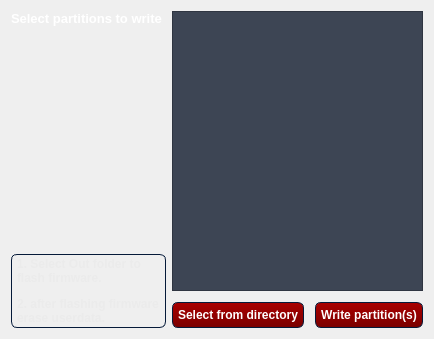
        <widget class="QWidget" name="writetab">
         <attribute name="title">
          <string>Write partition(s)</string>
         </attribute>
         <layout class="QHBoxLayout" name="horizontalLayout_10">
          <item>
           <layout class="QVBoxLayout" name="verticalLayout_15">
            <item>
             <widget class="QLabel" name="writetitle">
              <property name="sizePolicy">
               <sizepolicy hsizetype="Preferred" vsizetype="Fixed">
                <horstretch>0</horstretch>
                <verstretch>0</verstretch>
               </sizepolicy>
              </property>
              <property name="minimumSize">
               <size>
                <width>0</width>
                <height>20</height>
               </size>
              </property>
              <property name="styleSheet">
               <string notr="true">/*-----QLabel-----*/
QLabel
{
	background-color: transparent;
	color: #ffffff;
	font-weight: bold;

}


QLabel::disabled
{
	background-color: transparent;
	color: #898988;

}
</string>
              </property>
              <property name="text">
               <string>&lt;html&gt;&lt;head/&gt;&lt;body&gt;&lt;p&gt;&lt;span style=&quot; font-size:10pt; color:#ffffff;&quot;&gt;Select partitions to write&lt;/span&gt;&lt;/p&gt;&lt;/body&gt;&lt;/html&gt;</string>
              </property>
              <property name="alignment">
               <set>Qt::AlignLeading|Qt::AlignLeft|Qt::AlignTop</set>
              </property>
             </widget>
            </item>
            <item>
             <spacer name="verticalSpacer_9">
              <property name="orientation">
               <enum>Qt::Vertical</enum>
              </property>
              <property name="sizeHint" stdset="0">
               <size>
                <width>20</width>
                <height>40</height>
               </size>
              </property>
             </spacer>
            </item>
            <item>
             <widget class="QLabel" name="label_9">
              <property name="styleSheet">
               <string notr="true">	border-style: solid;
	border-width: 1px;
	border-radius: 6px;
	border-color: #051a39;
	padding: 2px;
	color:  rgb(235, 235, 235);
	font-weight: bold;</string>
              </property>
              <property name="text">
               <string>&lt;html&gt;&lt;head/&gt;&lt;body&gt;&lt;p&gt;1. Select Out folder to &lt;br/&gt;flash firmware.&lt;/p&gt;&lt;p&gt;2. after flashing firmware &lt;br/&gt;erase userdata.&lt;/p&gt;&lt;/body&gt;&lt;/html&gt;</string>
              </property>
             </widget>
            </item>
           </layout>
          </item>
          <item>
           <layout class="QVBoxLayout" name="verticalLayout_14">
            <item>
             <widget class="QScrollArea" name="writepartitionList">
              <property name="sizePolicy">
               <sizepolicy hsizetype="Expanding" vsizetype="MinimumExpanding">
                <horstretch>0</horstretch>
                <verstretch>0</verstretch>
               </sizepolicy>
              </property>
              <property name="minimumSize">
               <size>
                <width>0</width>
                <height>280</height>
               </size>
              </property>
              <property name="styleSheet">
               <string notr="true">/*-----QCheckBox-----*/
QCheckBox{
	background-color: transparent;
	font-weight: bold;
	color: #fff;

}


QCheckBox::indicator
{
    color: #b1b1b1;
    background-color: rgb(72, 76, 88);
    border: 2px solid rgb(163, 167, 178);
    width: 12px;
    height: 12px;
	border-radius: 8px;

}


QCheckBox::indicator:checked
{
    border: 1px solid #323232;
	border-radius: 7px;
	background-color: rgb(255, 201, 38);
}


QCheckBox::indicator:unchecked:hover
{
    border: 2px solid rgb(255, 201, 38);

}


QCheckBox::disabled
{
	color: #656565;

}


QCheckBox::indicator:disabled
{
	background-color: #656565;
	color: #656565;
    border: 1px solid #656565;

}



/*-----QWidget-----*/
QWidget
{
	background-color: rgb(61, 69, 84);
	color: #ffffff;
	border-color: #051a39;

}


/*-----QPushButton-----*/
QPushButton
{
	background-color: qlineargradient(spread:repeat, x1:0.486, y1:0, x2:0.505, y2:1, stop:0.00480769 rgba(170, 0, 0, 255),stop:1 rgba(122, 0, 0, 255));
	color: #ffffff;
	font-weight: bold;
	border-style: solid;
	border-width: 1px;
	border-radius: 6px;
	border-color: #051a39;
	padding: 5px;
	width: 80px;
	height: 12px;

}



QPushButton::hover
{
	background-color: #9c0000;
	color: #ffffff;
	border-style: solid;
	border-width: 1px;
	border-radius: 6px;
	border-color: #051a39;
	padding: 5px;

}

QPushButton::disabled
{
	background-color: #404040;
	color: #656565;
	border-color: #051a39;

}


QPushButton::pressed
{
	background-color: #880000;
	color: #ffffff;
	border-style: solid;
	border-width: 2px;
	border-radius: 6px;
	border-color: #000000;
	padding: 5px;

}








/*-----QLineEdit-----*/
QLineEdit
{
	background-color: #000000;
	color: rgb(255, 175, 56);
	font-weight: bold;
    border: 1px solid #333333;
	padding: 4px;
	border-radius: 6px;
}


QLineEdit:hover
{
    border: 1.5px solid rgb(164, 0, 0);

}


QLineEdit::disabled
{
	background-color: #404040;
	color: #656565;
	border-width: 1px;
	border-color: #051a39;
	padding: 2px;

}

/*-----QScrollBar-----*/
QScrollBar:horizontal
{
    border: 1px solid #222222;
    background-color: #63676d;
    height: 18px;
    margin: 0px 18px 0 18px;

}


QScrollBar::handle:horizontal
{
    background-color: #a6acb3;
	border: 1px solid #656565;
	border-radius: 2px;
    min-height: 20px;

}


QScrollBar::add-line:horizontal
{
    border: 1px solid #1b1b19;
    background-color: #a6acb3;
    width: 18px;
    subcontrol-position: right;
    subcontrol-origin: margin;

}


QScrollBar::sub-line:horizontal
{
    border: 1px solid #1b1b19;
    background-color: #a6acb3;
    width: 18px;
    subcontrol-position: left;
    subcontrol-origin: margin;

}


QScrollBar::right-arrow:horizontal
{
    image: url(://arrow-right.png);
    width: 8px;
    height: 8px;

}


QScrollBar::left-arrow:horizontal
{
    image: url(://arrow-left.png);
    width: 8px;
    height: 8px;

}


QScrollBar::add-page:horizontal, QScrollBar::sub-page:horizontal
{
    background: none;

}


QScrollBar:vertical
{
    background-color: #63676d;
    width: 18px;
    margin: 18px 0 18px 0;
    border: 1px solid #222222;

}


QScrollBar::handle:vertical
{
    background-color: #a6acb3;
	border: 1px solid #656565;
	border-radius: 2px;
    min-height: 20px;

}


QScrollBar::add-line:vertical
{
    border: 1px solid #1b1b19;
    background-color: #a6acb3;
    height: 18px;
    subcontrol-position: bottom;
    subcontrol-origin: margin;

}


QScrollBar::sub-line:vertical
{
    border: 1px solid #1b1b19;
    background-color: #a6acb3;
    height: 18px;
    subcontrol-position: top;
    subcontrol-origin: margin;

}


QScrollBar::up-arrow:vertical
{
    image: url(://arrow-up.png);
    width: 8px;
    height: 8px;

}


QScrollBar::down-arrow:vertical
{
    image: url(://arrow-down.png);
    width: 8px;
    height: 8px;

}


QScrollBar::add-page:vertical, QScrollBar::sub-page:vertical
{
    background: none;

}




</string>
              </property>
              <property name="verticalScrollBarPolicy">
               <enum>Qt::ScrollBarAsNeeded</enum>
              </property>
              <property name="horizontalScrollBarPolicy">
               <enum>Qt::ScrollBarAsNeeded</enum>
              </property>
              <property name="sizeAdjustPolicy">
               <enum>QAbstractScrollArea::AdjustToContentsOnFirstShow</enum>
              </property>
              <property name="widgetResizable">
               <bool>true</bool>
              </property>
              <widget class="QWidget" name="scrollAreaWidgetContents_2">
               <property name="geometry">
                <rect>
                 <x>0</x>
                 <y>0</y>
                 <width>695</width>
                 <height>306</height>
                </rect>
               </property>
              </widget>
             </widget>
            </item>
            <item>
             <spacer name="verticalSpacer_17">
              <property name="orientation">
               <enum>Qt::Vertical</enum>
              </property>
              <property name="sizeType">
               <enum>QSizePolicy::Fixed</enum>
              </property>
              <property name="sizeHint" stdset="0">
               <size>
                <width>20</width>
                <height>5</height>
               </size>
              </property>
             </spacer>
            </item>
            <item>
             <layout class="QHBoxLayout" name="horizontalLayout_9">
              <item>
               <widget class="QPushButton" name="writeselectfromdir">
                <property name="styleSheet">
                 <string notr="true">/*-----QPushButton-----*/
QPushButton
{
	background-color: qlineargradient(spread:repeat, x1:0.486, y1:0, x2:0.505, y2:1, stop:0.00480769 rgba(170, 0, 0, 255),stop:1 rgba(122, 0, 0, 255));
	color: #ffffff;
	font-weight: bold;
	border-style: solid;
	border-width: 1px;
	border-radius: 6px;
	border-color: #051a39;
	padding: 5px;

}



QPushButton::hover
{
	background-color: #9c0000;
	color: #ffffff;
	border-style: solid;
	border-width: 1px;
	border-radius: 6px;
	border-color: #051a39;
	padding: 5px;

}

QPushButton::disabled
{
	background-color: #404040;
	color: #656565;
	border-color: #051a39;

}


QPushButton::pressed
{
	background-color: #880000;
	color: #ffffff;
	border-style: solid;
	border-width: 2px;
	border-radius: 6px;
	border-color: #000000;
	padding: 5px;

}
</string>
                </property>
                <property name="text">
                 <string>Select from directory</string>
                </property>
               </widget>
              </item>
              <item>
               <spacer name="horizontalSpacer_10">
                <property name="orientation">
                 <enum>Qt::Horizontal</enum>
                </property>
                <property name="sizeType">
                 <enum>QSizePolicy::Fixed</enum>
                </property>
                <property name="sizeHint" stdset="0">
                 <size>
                  <width>5</width>
                  <height>20</height>
                 </size>
                </property>
               </spacer>
              </item>
              <item>
               <widget class="QPushButton" name="writepartbtn">
                <property name="styleSheet">
                 <string notr="true">/*-----QPushButton-----*/
QPushButton
{
	background-color: qlineargradient(spread:repeat, x1:0.486, y1:0, x2:0.505, y2:1, stop:0.00480769 rgba(170, 0, 0, 255),stop:1 rgba(122, 0, 0, 255));
	color: #ffffff;
	font-weight: bold;
	border-style: solid;
	border-width: 1px;
	border-radius: 6px;
	border-color: #051a39;
	padding: 5px;

}



QPushButton::hover
{
	background-color: #9c0000;
	color: #ffffff;
	border-style: solid;
	border-width: 1px;
	border-radius: 6px;
	border-color: #051a39;
	padding: 5px;

}

QPushButton::disabled
{
	background-color: #404040;
	color: #656565;
	border-color: #051a39;

}


QPushButton::pressed
{
	background-color: #880000;
	color: #ffffff;
	border-style: solid;
	border-width: 2px;
	border-radius: 6px;
	border-color: #000000;
	padding: 5px;

}
</string>
                </property>
                <property name="text">
                 <string>Write partition(s)</string>
                </property>
               </widget>
              </item>
             </layout>
            </item>
           </layout>
          </item>
         </layout>
        </widget>
